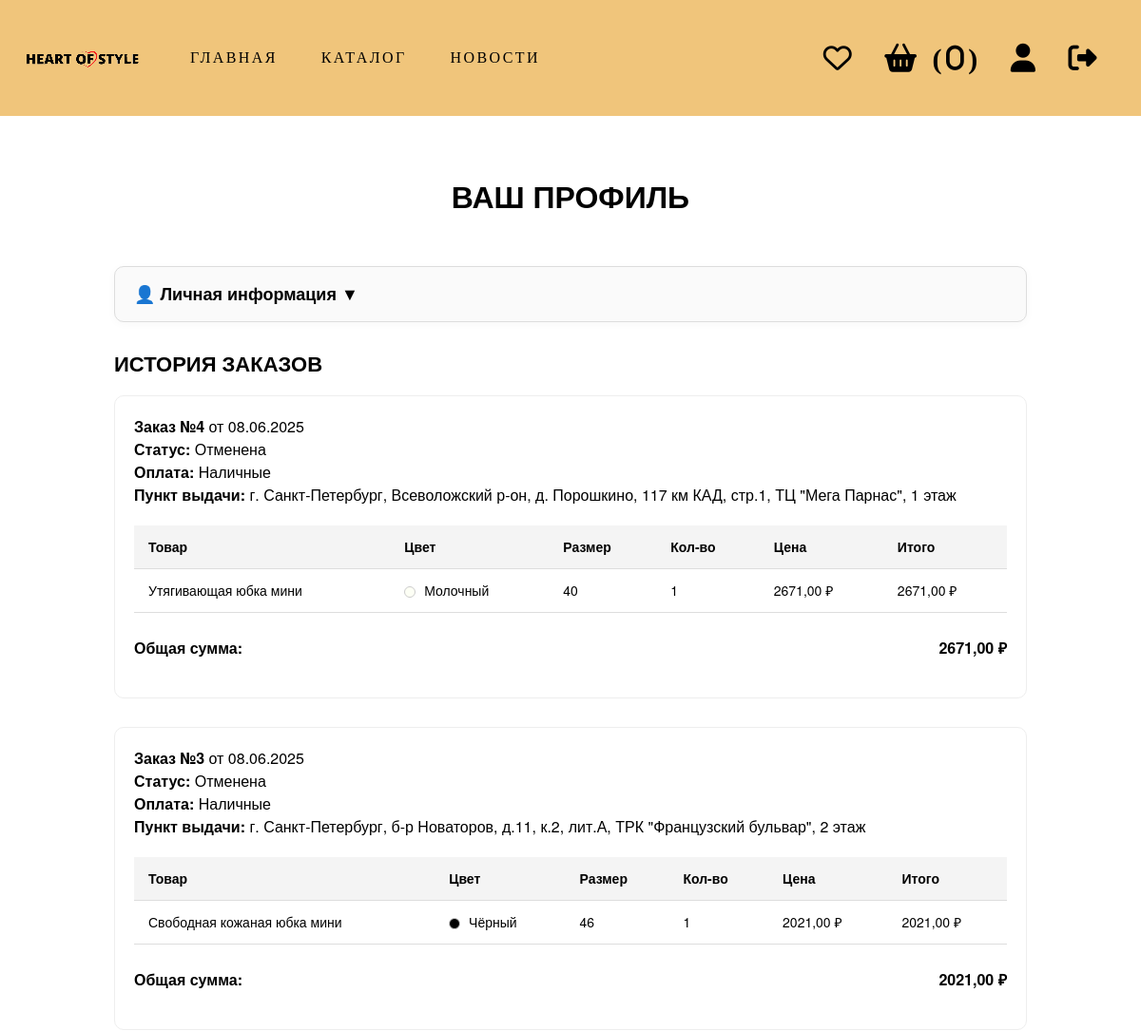
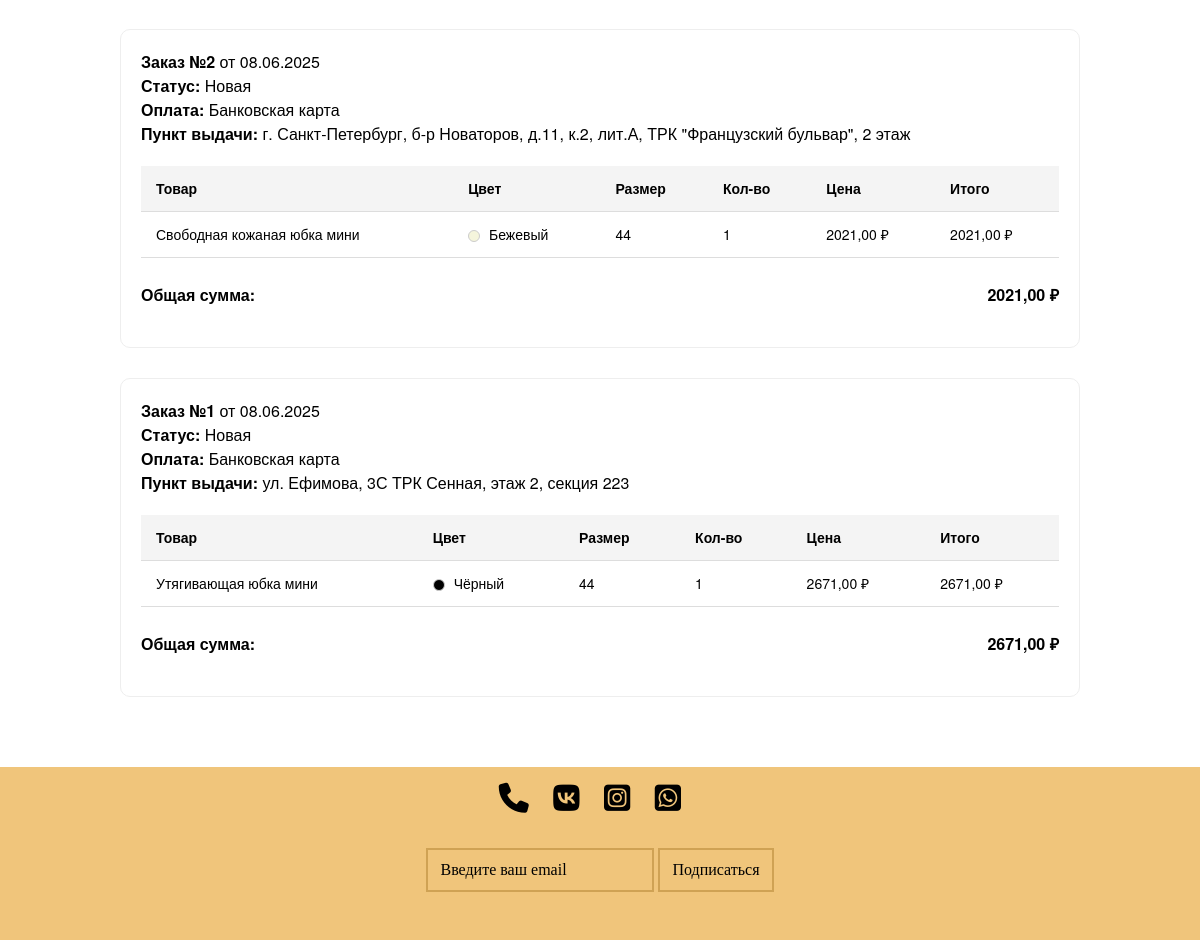
Screenshot of /profile/ (signed in) with the database file from the repository (2 pictures, top to bottom).
### backend/general/models.py (models this page shows, shortened)
class Cart(models.Model):
    user = models.OneToOneField(User, on_delete=models.CASCADE)
    created_at = models.DateTimeField(auto_now_add=True)
    updated_at = models.DateTimeField(auto_now=True)
    @property
    def total_items(self):
        return self.items.count()

class Order(models.Model):
    TYPE_PAYMENT_CHOICES = [
        ("0", "Банковская карта "),
        ("1", "Наличные"),
    ]
    STATUS_CHOICES = [
        ("0", "Новая"),
        ("1", "В Обработке"),
        ("2", "Принята"),
        ("3", "Завершена"),
        ("4", "Отменена"),
    ]
    user = models.ForeignKey(
        User,
        on_delete=models.CASCADE
    )
    address = models.ForeignKey(
        PickupPoint,
        on_delete=models.SET_NULL,
        null=True,
        blank=False
    )
    type_payment = models.CharField(max_length=1, choices=TYPE_PAYMENT_CHOICES)
    status = models.CharField(max_length=1, choices=STATUS_CHOICES, default='0')
    date_at = models.DateTimeField(auto_now_add=True, verbose_name='Дата создания')
    product = models.ManyToManyField(
        Product,
        related_name='orders'
    )
    cancel_reason = models.CharField(max_length=200, null=True, blank=True)
    @property
    def total_price(self):
        return sum(item.total_price for item in self.items.all())

class PickupPoint(models.Model):
    address = models.CharField(max_length=255, unique=True)
    def __str__(self):
        return self.address

class OrderItem(models.Model):
    order = models.ForeignKey(Order, on_delete=models.CASCADE, related_name='items')
    product = models.ForeignKey(Product, on_delete=models.CASCADE)
    quantity = models.PositiveIntegerField(default=1)
    price = models.DecimalField(max_digits=10, decimal_places=2)  # цена на момент заказа
    color = models.ForeignKey(Color, on_delete=models.SET_NULL, null=True, blank=True)
    size = models.ForeignKey(Size, on_delete=models.SET_NULL, null=True, blank=True)
    @property
    def total_price(self):
        return self.quantity * self.price

class Product(models.Model):
    name = models.CharField(max_length=100)
    description = models.TextField()
    price = models.DecimalField(max_digits=10, decimal_places=2)
    created_at = models.DateTimeField(auto_now_add=True)

class Color(models.Model):
    name = models.CharField(max_length=100)
    hex_code=models.CharField(max_length=7, default='#FFFFFF')

class Size(models.Model):
    name = models.CharField(max_length=100)

### backend/general/views.py (the view)
# urls.py: path('profile/', profile, name='profile'),
def profile(request):
    orders = Order.objects.filter(user=request.user).prefetch_related(
        'items__product', 'items__color', 'items__size'
    ).select_related('address').order_by('-date_at')
    return render(request, 'profile.html', {
        'orders': orders,
    })

### frontend/templates/profile.html (shortened to what this page needs)
{% extends 'base.html' %}
{% load static %}
{% block content %}
<div class="profile-container">
  <h1 class="profile-title">ВАШ ПРОФИЛЬ</h1>
  <details class="user-info">
    <summary>👤 Личная информация</summary>
  </details>
  <h2 class="order-history-title">История заказов</h2>
  {% for order in orders %}
    <div class="order-block">
      <p><strong>Заказ №{{ order.id }}</strong> от {{ order.date_at|date:"d.m.Y" }}</p>
      <p><strong>Статус:</strong> {{ order.get_status_display }}</p>
      <p><strong>Оплата:</strong> {{ order.get_type_payment_display }}</p>
      <p><strong>Пункт выдачи:</strong> {{ order.address|default:"—" }}</p>
      <table class="order-table">
        <thead>
          <tr>
            <th>Товар</th>
            <th>Цвет</th>
            <th>Размер</th>
            <th>Кол-во</th>
            <th>Цена</th>
            <th>Итого</th>
          </tr>
        </thead>
        <tbody>
          {% for item in order.items.all %}
            <tr>
              <td>{{ item.product.name }}</td>
              <td>
                {% if item.color %}
                  <span class="color-circle" style="background-color: {{ item.color.hex_code }}"></span>
                  {{ item.color.name }}
                {% else %}
                  —
                {% endif %}
              </td>
              <td>
                {% if item.size %}
                  {{ item.size.name }}
                {% else %}
                  —
                {% endif %}
              </td>
              <td>{{ item.quantity }}</td>
              <td>{{ item.price }} ₽</td>
              <td>{{ item.total_price }} ₽</td>
            </tr>
          {% endfor %}
        </tbody>
      </table>
      <p class="order-total">Общая сумма: <strong>{{ order.total_price }} ₽</strong></p>
    </div>
  {% empty %}
    <p>У вас пока нет заказов.</p>
  {% endfor %}
</div>
{% endblock %}

### frontend/templates/base.html (shortened to what this page needs)
{%load static%}
<!DOCTYPE html>
<html lang="en">
    <head>
        <link rel="stylesheet" href="{%static 'my_css/font_awesome.css'%}">
        <link rel="stylesheet" href="{%static 'bootstrap.min.css'%}">
        <link rel="stylesheet" href="{% static 'my_css/style.css' %}">
    </head>
    <body class="d-flex flex-column min-vh-100">
        <nav class="navbar navbar-expand-lg bg-body-tertiary">
            <div class="container-fluid">
                <img src="{%static 'img/logo.png'%}" alt="" class="logo">
                <div class="collapse navbar-collapse" id="navbarSupportedContent">
                    <ul class="navbar-nav me-auto mb-2 mb-lg-0">
                        <li class="nav-item">
                            <a class="nav-link active" aria-current="page" href="{% url "index" %}">Главная</a>
                        </li>
                        <li class="nav-item">
                            <a class="nav-link active" aria-current="page" href="{% url "catalog" %}">Каталог</a>
                        </li>
                        <li class="nav-item">
                            <a class="nav-link active" aria-current="page" href="#">Новости</a>
                        </li>
                    </ul>
                    <form class="d-flex" role="search">
                        {% if not user.is_authenticated %}
                            <a class="fa-solid fa-right-to-bracket fa active" href="{% url "login" %}"></a>
                        {% else %}
                            {% if user.is_superuser %}
                                <a class="fa-solid fa-book  fa active" href="{%url 'admin_order'%}"></a>
                                <a class="fa-solid fa-user-tie fa active" href="{%url 'admin_product'%}"></a>
                            {% else %}
                                <a class="fa-regular fa-heart fa active" href="#"></a>
                                <a href="{% url 'cart_detail' %}" class="fa-solid fa-basket-shopping fa active">
                                    (<span class="cart-counter">{{ request.user.cart.total_items|default:0 }}</span>)
                                </a>
                                <a class="fa-solid fa-user fa active" href="{% url 'profile' %}"></a>
                            {% endif %}
                            <a class="fa-solid fa-right-from-bracket fa active" href="{% url "logout" %}"></a>
                        {% endif %}
                    </form>
                </div>
            </div>
        </nav>
        <div class="container flex-grow-1 ">
        {% block content %} {% endblock %}
        </div>
        <footer class=" text-center py-3 ">
           <div class="footer center">
                <a href="#" class="me-3 fa-solid fa-phone fa active"></a>
                <a href="#" class="me-3 fa-brands fa-vk fa active"></a>
                <a href="#" class="me-3 fa-brands fa-square-instagram fa active"></a>
                <a href="#" class="me-3 fa-brands fa-square-whatsapp fa active"></a>
           </div>
            <form>
                <input type="email" placeholder="Введите ваш email">
                <button type="submit">Подписаться</button>
            </form>
        </footer>
    </body>
</html>

### frontend/static/my_css/style.css (style rules this page uses)
:root { --two-color: rgb(207, 162, 84); --main-color: rgb(240, 197, 123); --main-font: "Playfair Display" }
html, body { font-family: "Alegreya Sans"; color: black; font-size: 16px; margin: 0; padding: 0; width: 100%; min-height: 100vh; }
h1, h2, h3, h4, h5, h6 { padding: 0; margin: 0; text-transform: uppercase; }
h1 { text-align: center; padding-top: 25px; padding-bottom: 25px; }
ul, li { display: block; text-transform: uppercase; }
P { margin-bottom: 0px; }
a.active, a, a:hover, a:visited, a.active:visited { color: black; text-decoration: none; letter-spacing: 0.15em; transition: transform 0.2s; display: inline-block; }
footer { position: relative; bottom: 0; right: 0; left: 0; }
.navbar { width: 100%; position: fixed; z-index: 200; height: 122px; }
.navbar, footer { background-color: var(--main-color) ; }
img.logo { margin-bottom: 36px; margin-right: 30px; }
.fa { font-size: 30px; }
a.active { margin-right: 30px; }
.fa-regular { transition: transform 0.2s; }
.fa-solid { transition: transform 0.2s; }
.container { width: 100%; max-width: 100%; padding: 0; margin: 0; padding-top: 122px; }
.footer.center { margin-bottom: 20px; }
form input[type="email"], form button[type="submit"] { border: 2px solid var(--two-color); padding: 8px 12px; background-color: var(--main-color); }
form button[type="submit"] { background-color: var(--main-color); color: black; border: 2px solid var(--two-color); cursor: pointer; transition: background-color 0.3s; }
input::placeholder { color: black; }
form { margin: 2em 0; }
a, a:hover, a:visited { color: black; text-decoration: none; transition: transform 0.2s; }
.color-circle { display: inline-block; width: 20px; height: 20px; border-radius: 50%; margin-right: 8px; vertical-align: middle; border: 1px solid #ddd; }
.order-total { display: flex; justify-content: space-between; padding: 20px 0; font-size: 18px; font-weight: bold; }
.user-info { background-color: var(--card-bg); border-radius: var(--radius); padding: 25px 30px; margin-bottom: 40px; box-shadow: 0 2px 10px rgba(0, 0, 0, 0.03); }
.order-table { width: 100%; border-collapse: collapse; }
.order-table th, .order-table td { padding: 12px; font-size: 14px; border-bottom: 1px solid var(--border); text-align: left; }
.order-table th { background-color: #fafafa; font-weight: 600; }
.order-total { text-align: right; font-weight: bold; padding-top: 15px; font-size: 15px; }
.profile-container { max-width: 1000px; margin: 0 auto; padding: 40px 20px; font-family: 'Helvetica Neue', sans-serif; }
.profile-title { text-align: center; font-size: 32px; font-weight: bold; margin-bottom: 30px; }
.user-info { border: 1px solid #ddd; border-radius: 10px; padding: 15px 20px; background: #fafafa; margin-bottom: 30px; }
.user-info summary { font-size: 18px; font-weight: 600; cursor: pointer; list-style: none; }
.user-info summary::after { content: " ▼"; }
.order-history-title { font-size: 22px; font-weight: bold; margin: 20px 0; }
.order-block { background: #fff; border: 1px solid #eee; padding: 20px; border-radius: 10px; margin-bottom: 30px; }
.order-table { width: 100%; border-collapse: collapse; margin-top: 15px; }
.order-table th, .order-table td { padding: 12px; text-align: left; border-bottom: 1px solid #ddd; font-size: 14px; }
.order-table th { background-color: #f4f4f4; font-weight: 600; }
.color-circle { display: inline-block; width: 12px; height: 12px; border-radius: 50%; margin-right: 5px; border: 1px solid #ccc; vertical-align: middle; }
.order-total { text-align: right; font-size: 16px; margin-top: 10px; }
.order-table { width: 100%; border-collapse: collapse; margin-top: 20px; }
.order-table th, .order-table td { padding: 12px 15px; text-align: left; border-bottom: 1px solid #ddd; }

### rows the page displays
Order: id "4", date_at "08.06.2025", status "Отменена", type_payment "Наличные", address "г. Санкт-Петербург, Всеволожский р-он, д. Порошкино, 117 км КАД, стр.1, ТЦ \"Мега Парнас\", 1 этаж", total_price "2671,00"
OrderItem: product.name "Утягивающая юбка мини", color.name "Молочный", size.name "40", quantity "1", price "2671,00", total_price "2671,00"
Order: id "3", date_at "08.06.2025", status "Отменена", type_payment "Наличные", address "г. Санкт-Петербург, б-р Новаторов, д.11, к.2, лит.А, ТРК \"Французский бульвар\", 2 этаж", total_price "2021,00"
OrderItem: product.name "Свободная кожаная юбка мини", color.name "Чёрный", size.name "46", quantity "1", price "2021,00", total_price "2021,00"
Order: id "2", date_at "08.06.2025", status "Новая", type_payment "Банковская карта", address "г. Санкт-Петербург, б-р Новаторов, д.11, к.2, лит.А, ТРК \"Французский бульвар\", 2 этаж", total_price "2021,00"
OrderItem: product.name "Свободная кожаная юбка мини", color.name "Бежевый", size.name "44", quantity "1", price "2021,00", total_price "2021,00"
Order: id "1", date_at "08.06.2025", status "Новая", type_payment "Банковская карта", address "ул. Ефимова, 3С ТРК Сенная, этаж 2, секция 223", total_price "2671,00"
OrderItem: product.name "Утягивающая юбка мини", color.name "Чёрный", size.name "44", quantity "1", price "2671,00", total_price "2671,00"

### other values shown
{{ request.user.cart.total_items|default:0 }} "0"
